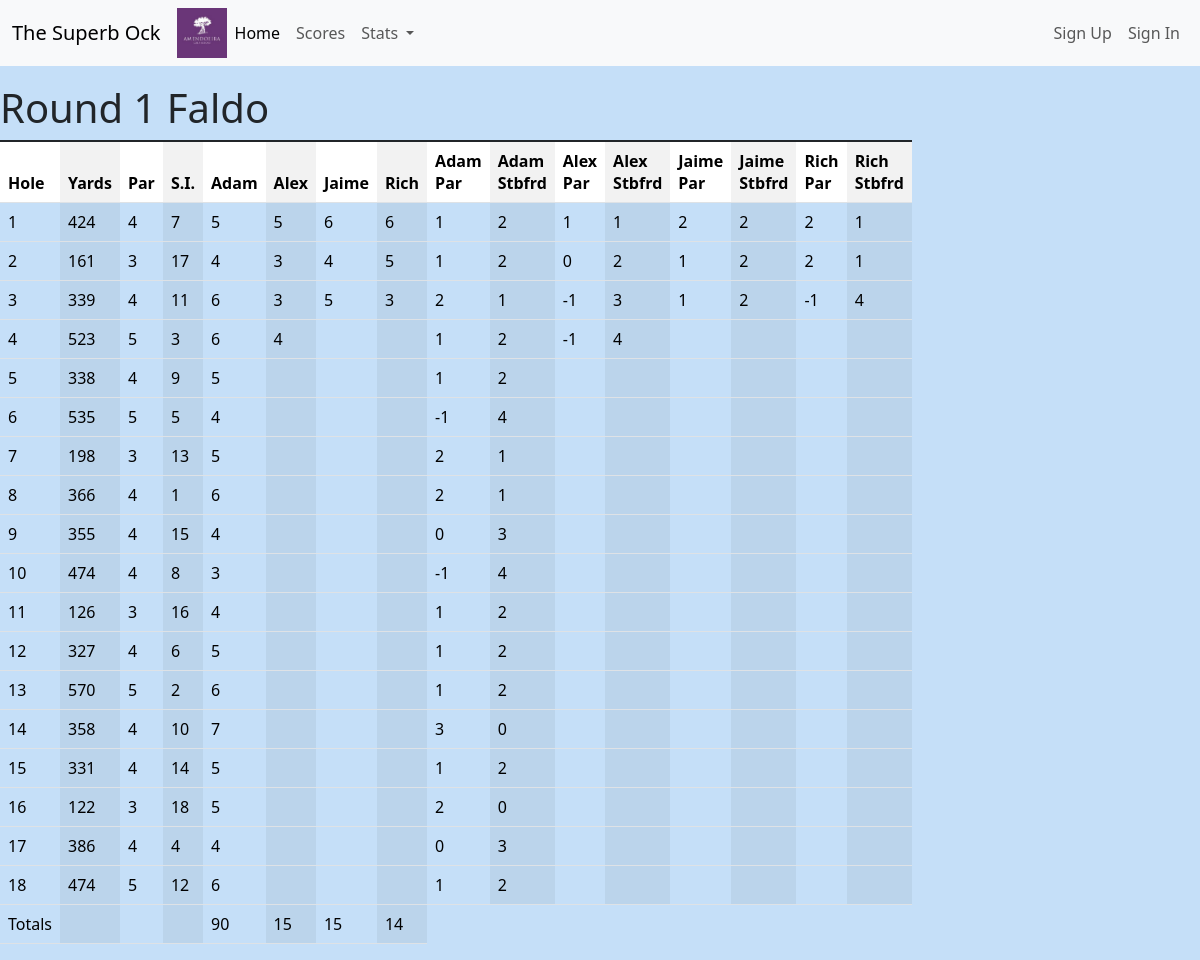
The app's page /scoringreadlist/1/ with its own data.
### courses/models.py (models this page shows)
class Scoring(models.Model):
    round_number = models.ForeignKey(Round,on_delete=models.CASCADE)
    hole = models.ForeignKey(Hole,on_delete=models.CASCADE)
    adam = models.IntegerField(null=True,blank=True)
    alex = models.IntegerField(null=True,blank=True)
    jaime = models.IntegerField(null=True,blank=True)
    rich = models.IntegerField(null=True,blank=True)
    adam_stable = models.IntegerField(null=True,blank=True)
    alex_stable = models.IntegerField(null=True,blank=True)
    jaime_stable = models.IntegerField(null=True,blank=True)
    rich_stable = models.IntegerField(null=True,blank=True)
    adam_to_par = models.IntegerField(null=True,blank=True)
    alex_to_par = models.IntegerField(null=True,blank=True)
    jaime_to_par = models.IntegerField(null=True,blank=True)
    rich_to_par = models.IntegerField(null=True,blank=True)
    sandies = models.CharField(max_length=10,default='')
    def __str__(self) -> str:
        return str(self.round_number) + ' : ' + str(self.hole)

class Hole(models.Model):
    course = models.CharField(max_length=10)
    tees = models.CharField(max_length=7)
    hole = models.IntegerField(default=1)
    yards = models.IntegerField(default=200)
    par = models.IntegerField(default=4)
    stroke_index = models.IntegerField(default=1)
    slope_rating = models.IntegerField(default=113)
    def __str__(self) -> str:
        return str(self.course)+": "+str(self.tees) + " Hole " + str(self.hole)

### courses/views.py (the view)
# urls.py: path('scoringreadlist/<int:round_number>/', views.scoringReadlistRound,name='scoringreadlistround'),
def scoringReadlistRound(request, round_number):
    round = Round.objects.all()[round_number-1]
    data = Scoring.objects.filter(round_number=round)
    total = Scoring.objects.filter(round_number=round).values()
    total_table = {'adam': {'total': 0, 'par': 0, 'stable': 0},
                   'alex': {'total': 0, 'par': 0, 'stable': 0},
                   'jaime': {'total': 0, 'par': 0, 'stable': 0},
                   'rich': {'total': 0, 'par': 0, 'stable': 0}}
    for row in total:
        if row['adam']:
            total_table['adam']['total'] += int(row['adam'])
            total_table['adam']['par'] += int(row['adam_to_par'])
            total_table['adam']['stable'] += int(row['adam_stable'])
        if row['alex']:
            total_table['alex']['total'] += int(row['alex'])
            total_table['alex']['par'] += int(row['alex_to_par'])
            total_table['alex']['stable'] += int(row['alex_stable'])
        if row['jaime']:
            total_table['jaime']['total'] += int(row['jaime'])
            total_table['jaime']['par'] += int(row['jaime_to_par'])
            total_table['jaime']['stable'] += int(row['jaime_stable'])
        if row['rich']:
            total_table['rich']['total'] += int(row['rich'])
            total_table['rich']['par'] += int(row['rich_to_par'])
            total_table['rich']['stable'] += int(row['rich_stable'])
    return render(request, 'courses/scoringReadlistRound.html', {'card': data, 'round': str(data[0])[:str(data[0]).find(":")], 'total': total_table, })

### courses/models.py (called while the page is built)
    def __str__(self) -> str:
        return 'Round ' + str(self.round_number) + ' ' + str(self.course) + ' : ' + str(self.tees) + ' tees'

### courses/templates/courses/scoringReadlistRound.html (shortened to what this page needs)
{% extends 'courses/base.html' %}
{% block content%}
  {% load static %}
  <h1>{{round}}</h1>
  <div class="row">
    <div class="col-4">
<table class="table table-hover table-group-divider table-striped-columns">
  <thead>
  <tr>
      <th>Hole</th>
      <th>Yards</th>
      <th>Par</th>
      <th>S.I.</th>
      <th>Adam</th>
      <th>Alex</th>
      <th>Jaime</th>
      <th>Rich</th>
      <th>Adam Par</th>
      <th>Adam Stbfrd</th>
      <th>Alex Par</th>
      <th>Alex Stbfrd</th>
      <th>Jaime Par</th>
      <th>Jaime Stbfrd</th>
      <th>Rich Par</th>
      <th>Rich Stbfrd</th>
    </tr>
  </thead>
  <tbody>
    {% for hole in card %}
    <tr>
      <td>{{ hole.hole.hole }}</td>
      <td>{{ hole.hole.yards }}</td>
      <td>{{ hole.hole.par }}</td>
      <td>{{ hole.hole.stroke_index }}</td>
      <td>{% if hole.adam %}{{hole.adam}}{% endif %}</td>
      <td>{% if hole.alex %}{{hole.alex}}{% endif %}</td>
      <td>{% if hole.jaime %}{{hole.jaime}}{% endif %}</td>
      <td>{% if hole.rich %}{{hole.rich}}{% endif %}</td>
      <td>{% if hole.adam %}{{hole.adam_to_par}}{% endif %}</td>
      <td>{% if hole.adam %}{{hole.adam_stable}}{% endif %}</td>
      <td>{% if hole.alex %}{{hole.alex_to_par}}{% endif %}</td>
      <td>{% if hole.alex %}{{hole.alex_stable}}{% endif %}</td>
      <td>{% if hole.jaime %}{{hole.jaime_to_par}}{% endif %}</td>
      <td>{% if hole.jaime %}{{hole.jaime_stable}}{% endif %}</td>
      <td>{% if hole.rich %}{{hole.rich_to_par}}{% endif %}</td>
      <td>{% if hole.rich %}{{hole.rich_stable}}{% endif %}</td>
   </tr>
   {% endfor %}
   <tr>
    <td>Totals</td>
    <td></td>
    <td></td>
    <td></td>
    <td>{{total.adam.total}}</td>
    <td>{{total.alex.total}}</td>
    <td>{{total.jaime.total}}</td>
    <td>{{total.rich.total}}</td>
   </tr>
  </tbody>
  </div>
  </div>
{% endblock %}

### courses/static/courses/styles.css (style rules this page uses)
body { background-color: #C5DFF8; padding-top: 60px; }
table.table tr td { background-color:#C5DFF8; }

### records on screen
Scoring: hole.hole "1", hole.yards "424", hole.par "4", hole.stroke_index "7", adam "5", alex "5", jaime "6", rich "6", adam_to_par "1", adam_stable "2", alex_to_par "1", alex_stable "1", jaime_to_par "2", jaime_stable "2", rich_to_par "2", rich_stable "1"
Scoring: hole.hole "2", hole.yards "161", hole.par "3", hole.stroke_index "17", adam "4", alex "3", jaime "4", rich "5", adam_to_par "1", adam_stable "2", alex_to_par "0", alex_stable "2", jaime_to_par "1", jaime_stable "2", rich_to_par "2", rich_stable "1"
Scoring: hole.hole "3", hole.yards "339", hole.par "4", hole.stroke_index "11", adam "6", alex "3", jaime "5", rich "3", adam_to_par "2", adam_stable "1", alex_to_par "-1", alex_stable "3", jaime_to_par "1", jaime_stable "2", rich_to_par "-1", rich_stable "4"
Scoring: hole.hole "4", hole.yards "523", hole.par "5", hole.stroke_index "3", adam "6", alex "4", adam_to_par "1", adam_stable "2", alex_to_par "-1", alex_stable "4"
Scoring: hole.hole "5", hole.yards "338", hole.par "4", hole.stroke_index "9", adam "5", adam_to_par "1", adam_stable "2"
Scoring: hole.hole "6", hole.yards "535", hole.par "5", hole.stroke_index "5", adam "4", adam_to_par "-1", adam_stable "4"
Scoring: hole.hole "7", hole.yards "198", hole.par "3", hole.stroke_index "13", adam "5", adam_to_par "2", adam_stable "1"
Scoring: hole.hole "8", hole.yards "366", hole.par "4", hole.stroke_index "1", adam "6", adam_to_par "2", adam_stable "1"
Scoring: hole.hole "9", hole.yards "355", hole.par "4", hole.stroke_index "15", adam "4", adam_to_par "0", adam_stable "3"
Scoring: hole.hole "10", hole.yards "474", hole.par "4", hole.stroke_index "8", adam "3", adam_to_par "-1", adam_stable "4"
Scoring: hole.hole "11", hole.yards "126", hole.par "3", hole.stroke_index "16", adam "4", adam_to_par "1", adam_stable "2"
Scoring: hole.hole "12", hole.yards "327", hole.par "4", hole.stroke_index "6", adam "5", adam_to_par "1", adam_stable "2"
Scoring: hole.hole "13", hole.yards "570", hole.par "5", hole.stroke_index "2", adam "6", adam_to_par "1", adam_stable "2"
Scoring: hole.hole "14", hole.yards "358", hole.par "4", hole.stroke_index "10", adam "7", adam_to_par "3", adam_stable "0"
Scoring: hole.hole "15", hole.yards "331", hole.par "4", hole.stroke_index "14", adam "5", adam_to_par "1", adam_stable "2"
Scoring: hole.hole "16", hole.yards "122", hole.par "3", hole.stroke_index "18", adam "5", adam_to_par "2", adam_stable "0"
Scoring: hole.hole "17", hole.yards "386", hole.par "4", hole.stroke_index "4", adam "4", adam_to_par "0", adam_stable "3"
Scoring: hole.hole "18", hole.yards "474", hole.par "5", hole.stroke_index "12", adam "6", adam_to_par "1", adam_stable "2"

### other values on screen
{{ round }} "Round 1 Faldo"
{{ total.adam.total }} "90"
{{ total.alex.total }} "15"
{{ total.jaime.total }} "15"
{{ total.rich.total }} "14"
